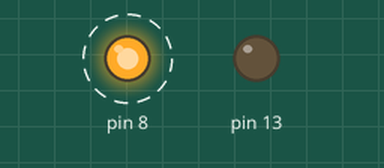
Simulated run of this sketch. Board: Arduino Uno, built with avr-gcc and run on an emulated ATmega328P. Parts: output pins drawn as LEDs (lit = HIGH). Dashed ring = blinking. What the sketch prints to the serial monitor is not drawn.

Above: at 0.02 s.
Timing chart, 0 to 3.0 s (numbered marks = the images above):
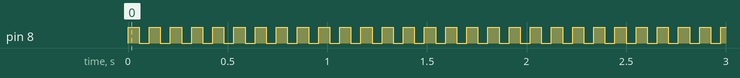

Measured:
- by itself, pin 8: alternates HIGH for 0.06 s and LOW for 0.05 s

The sketch:

arduino_simulation_old_measure.ino
```cpp
#include <string.h>
#include <math.h>

// Constants
#define LENGTH 10           // Size of a batch
#define FILTER_LENGTH 100   // Filter length

static const float reference_signal[] = {-0.06077251, -0.03236705, -0.07158277,  0.03226485,  0.15505562,
                                          0.02220206,  0.1239529 ,  0.06949102,  0.3687647 , -0.12777717};

static const float noise[] = {-0.06077251, -0.03865648, -0.08416139,  0.01339755,  0.12990038,
                              -0.00924013,  0.086225  ,  0.02547892,  0.31847013, -0.18435222};

// Arrays and variables
float filter_coefficients[FILTER_LENGTH];   // Filter coefficients
float buffer[FILTER_LENGTH];                // Buffer
float output[LENGTH];                       // Output

// Parameters
float step_size;                            // Step size
double energy;                              // Energy
float error;                                // Error
float result;                               // Result
long startTime;                             // Start time
long endTime;                               // End time

// Calculates the dot product of two arrays
float dotProduct(float a[], float b[], int size) {
    result = 0.0;
    for (int i = 0; i < size; i++) {
        result += a[i] * b[i];
    }
    return result;
}

// Initializes an array with zeros
void initArray(float values[], int length) {
    for (int i = 0; i < length; i++) {
        values[i] = 0.0;
    }
}

// Applies the NLMS adaptive filter
void nlms_filter() {
    error = 0.0;

    // Apply the NLMS filter to the input signal
    for (int n = 0; n < LENGTH; n++) {
        // Shift the filter coefficients
        for (int i = FILTER_LENGTH - 1; i > 0; i--) {
            buffer[i] = buffer[i - 1];
        }
        buffer[0] = reference_signal[n];

        // Calculate the output
        output[n] = dotProduct(filter_coefficients, buffer, FILTER_LENGTH);

        // Calculate the error
        error = reference_signal[n] - output[n];

        // Update the filter coefficients and energy estimate
        energy = energy + dotProduct(buffer, buffer, FILTER_LENGTH);
        for (int i = 0; i < FILTER_LENGTH; i++) {
            filter_coefficients[i] += (step_size / energy) * error * buffer[i];
        }
    }
}

void setup() {
    // Open a serial connection
    Serial.begin(31250);

    step_size = 0.001;
    energy = 0.1;

    // Initialize arrays with zeros
    initArray(filter_coefficients, FILTER_LENGTH);
    initArray(buffer, FILTER_LENGTH);

    // Set pin 8 to analyze the time on the oscilloscope
    pinMode(8, OUTPUT);

    pinMode(13, OUTPUT);
    digitalWrite(13, LOW);
}

void loop() {
    startTime = 0.0;
    endTime = 0.0;

    initArray(output, LENGTH);

    startTime = millis();
    digitalWrite(8, HIGH);
    nlms_filter();
    digitalWrite(8, LOW);
    delay(50);

    endTime = millis();

    Serial.println(endTime - startTime);
}
```
